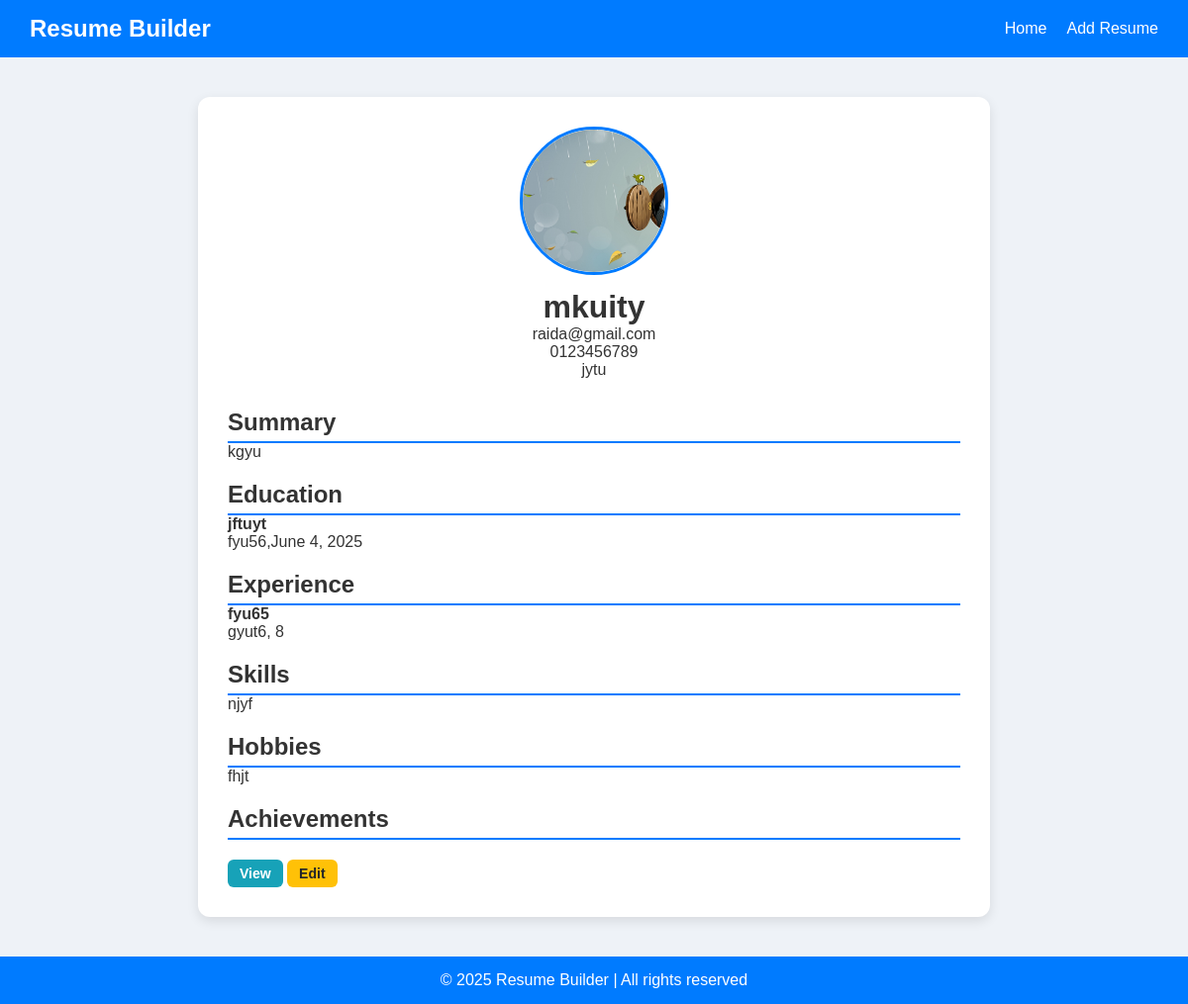
Page /view_resume/2 on the committed database.
### ResumeBuilderApp/models.py (models this page shows)
class ResumeModel(models.Model):
    Full_Name=models.CharField(max_length=50)
    Profile_Picture=models.ImageField(upload_to='profile_pictures/', null=True, blank=True)
    Email=models.EmailField()
    Phone=models.CharField(max_length=15)
    Address=models.CharField(max_length=150)
    Summary=models.CharField(max_length=100)
    Degree=models.CharField(max_length=100)
    Institute_Name=models.CharField(max_length=100)
    Year_of_Graduation=models.DateField()
    Company_Name=models.CharField(max_length=100)
    Position=models.CharField(max_length=100)
    Years_of_Experience=models.PositiveIntegerField()
    Skills = models.TextField(help_text="Enter skills separated by commas")
    Hobbies = models.TextField(help_text="Enter hobbies separated by commas")
    Achievements = models.TextField(help_text="Enter achievements separated by commas")

### ResumeBuilderApp/views.py (the view)
# urls.py: path('view_resume/<str:id>',view_resume,name='view_resume'),
def view_resume(request,id):
    resumeData = ResumeModel.objects.get(id=id)
    return render(request,'view_resume.html',{'resume':resumeData})

### ResumeBuilderApp/templates/view_resume.html (shortened to what this page needs)
{% extends 'master.html' %}
{% block body %}
</head>
<body>
    <div class="resume-container">
        <div class="profile-section">
            <img src="{{ resume.Profile_Picture.url }}" alt="Profile Picture" class="profile-img">
            <h1>{{resume.Full_Name}}</h1>
            <p>{{resume.Email}}</p>
            <p>{{resume.Phone}}</p>
            <p>{{resume.Address}}</p>
        </div>
        <div class="section">
            <h2>Summary</h2>
            <p>{{resume.Summary}}</p>
        </div>
        <div class="section">
            <h2>Education</h2>
            <p><strong>{{resume.Degree}}</strong><br>{{resume.Institute_Name}},{{resume.Year_of_Graduation}}</p>
        </div>
        <div class="section">
            <h2>Experience</h2>
            <p><strong>{{resume.Company_Name}}</strong><br>{{resume.Position}}, {{resume.Years_of_Experience}}</p>
        </div>
        <div class="section">
            <h2>Skills</h2>
            <p>{{resume.Skills}}</p>
        </div>
        <div class="section">
            <h2>Hobbies</h2>
            <p>{{resume.Hobbies}}</p>
        </div>
        <div class="section">
            <h2>Achievements</h2>
        </div>
         <div class="actions">
                        <a href="{% url 'view_resume' resume.id %}" class="btn btn-view">View</a>
                        <a href="{% url 'edit_resume' resume.id %}" class="btn btn-edit">Edit</a>
                    </div>
    </div>
    {% endblock body %}

### ResumeBuilderApp/templates/master.html (style rules this page uses)
* { margin: 0; padding: 0; box-sizing: border-box; }
body { font-family: 'Roboto', sans-serif; background-color: #f4f6f8; color: #333; }

### ResumeBuilderApp/templates/view_resume.html (style rules this page uses)
body { font-family: Arial, sans-serif; background-color: #eef2f7; margin: 0; padding: 0; }
.resume-container { max-width: 800px; background-color: white; margin: 40px auto; padding: 30px; border-radius: 12px; box-shadow: 0 4px 12px rgba(0,0,0,0.1); }
.profile-section { text-align: center; margin-bottom: 30px; }
.profile-img { width: 150px; height: 150px; border-radius: 50%; object-fit: cover; border: 3px solid #007bff; margin-bottom: 10px; }
.section { margin-bottom: 20px; }
.section h2 { border-bottom: 2px solid #007bff; padding-bottom: 5px; color: #333; }
.btn { padding: 6px 12px; border-radius: 6px; border: none; cursor: pointer; font-size: 14px; font-weight: 600; transition: background-color 0.3s ease; color: white; text-decoration: none; display: inline-block; }
.btn-view { background-color: #17a2b8; }
.btn-edit { background-color: #ffc107; color: #212529; }

### rows in the picture
ResumeModel: Profile_Picture (picture), Full_Name "mkuity", Email "raida@gmail.com", Phone "0123456789", Address "jytu", Summary "kgyu", Degree "jftuyt", Institute_Name "fyu56", Year_of_Graduation "June 4, 2025", Company_Name "fyu65", Position "gyut6", Years_of_Experience "8", Skills "njyf", Hobbies "fhjt"

### other values in the picture
{{ now|default:"2025" }} "2025"
